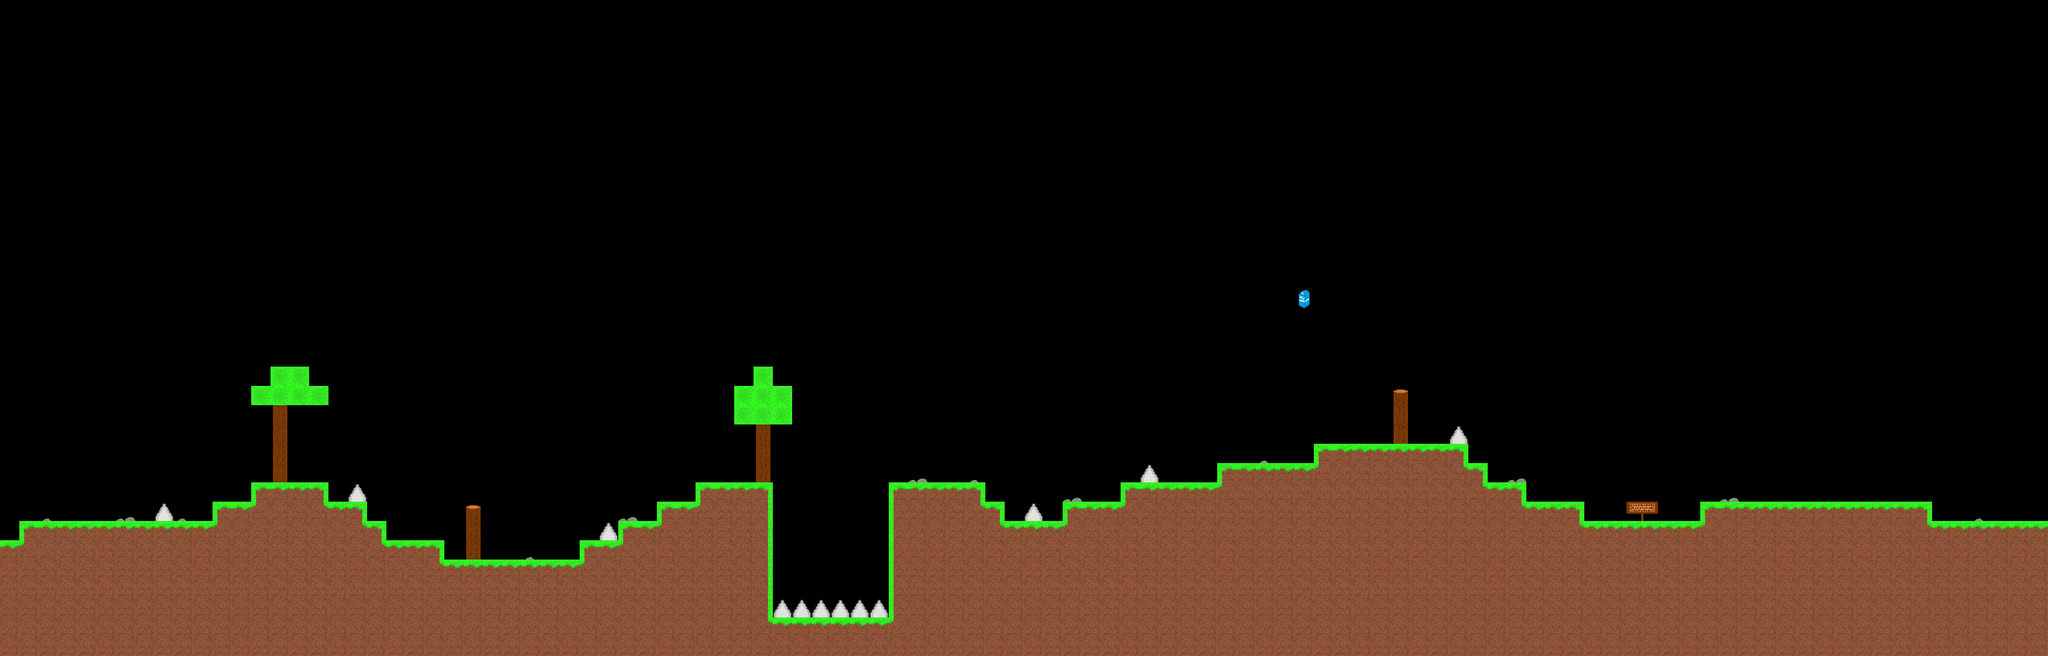

This is a level from a 2D game, rendered from its Tiled map with the project's own tilesets. A one-line summary and the map file follow, with tile-layer data summarised:
An orthogonal 106x34 tile map with 32x32 px tiles, 1 tile layer (tiles) and 28 objects (2x triangle2, 2x triangle1, player, triangle3, shrine, ...).

<map version="1.10" tiledversion="1.11.2" orientation="orthogonal" renderorder="right-down" width="106" height="34" tilewidth="32" tileheight="32" infinite="0" nextlayerid="3" nextobjectid="36">
 <editorsettings>
  <export target="6.json" format="json" />
 </editorsettings>
 <tileset firstgid="1" source="tileset.tsx" />
 <layer id="1" name="tiles" width="106" height="34">
  <data>[3604 cells, 860 non-empty, 18 distinct tile ids]</data>
 </layer>
 <objectgroup id="2" name="objects">
  <object id="1" x="0" y="896" width="736" height="192" />
  <object id="2" x="32" y="864" width="608" height="32" />
  <object id="3" x="352" y="832" width="256" height="32" />
  <object id="4" x="416" y="800" width="128" height="32" />
  <object id="5" x="736" y="928" width="544" height="160" />
  <object id="6" x="960" y="896" width="320" height="32" />
  <object id="7" x="1024" y="864" width="256" height="32" />
  <object id="8" x="1088" y="832" width="192" height="32" />
  <object id="9" x="1152" y="800" width="128" height="32" />
  <object id="10" x="1280" y="1024" width="2112" height="64" />
  <object id="11" x="1472" y="864" width="1920" height="160" />
  <object id="12" x="1472" y="800" width="160" height="64" />
  <object id="13" x="1632" y="832" width="32" height="32" />
  <object id="14" x="1760" y="832" width="864" height="32" />
  <object id="15" x="1856" y="800" width="672" height="32" />
  <object id="16" x="2016" y="768" width="448" height="32" />
  <object id="17" x="2176" y="736" width="256" height="32" />
  <object id="18" x="2816" y="832" width="384" height="32" />
  <object id="19" name="player" x="32" y="736">
   <point />
  </object>
  <object id="20" name="triangle3" x="352" y="704">
   <point />
  </object>
  <object id="21" name="triangle2" x="640" y="736">
   <point />
  </object>
  <object id="22" name="triangle1" x="1792" y="704">
   <point />
  </object>
  <object id="23" name="triangle2" x="2016" y="640">
   <point />
  </object>
  <object id="24" name="triangle1" x="2112" y="640">
   <point />
  </object>
  <object id="25" name="shrine" x="2944" y="768" width="128" height="64" />
  <object id="30" x="776" y="840" width="16" height="88" />
  <object id="31" x="2312" y="648" width="16" height="88" />
  <object id="35" name="dialog" x="2688" y="832" width="64" height="32">
   <properties>
    <property name="line1" value="Behold..." />
    <property name="line2" value="The Great Sword of Death" />
    <property name="type" value="sign1" />
   </properties>
  </object>
 </objectgroup>
</map>
